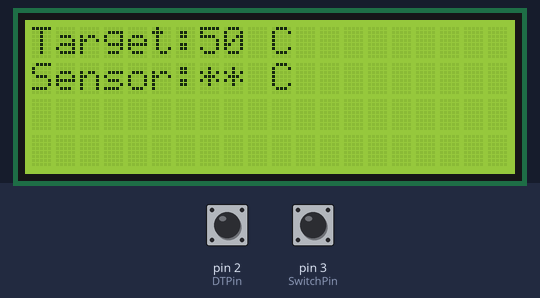
The sketch below on a simulated Arduino Uno, built with avr-gcc and run on an emulated ATmega328P. Parts: 20×4 character LCD. The inputs (shaded band) are chosen by the test bench; at power-on: pin 2 (DTPin) HIGH, pin 3 (SwitchPin) HIGH. What the sketch prints to the serial monitor is not drawn.

Above: at 1.2 s.
1.3 s: pin 2 (DTPin) pulled LOW for 0.15 s
At 1.38 s:
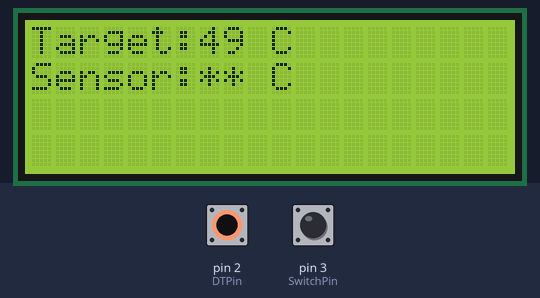
3.5 s: pin 2 (DTPin) pulled LOW for 1 s
At 4.3 s:
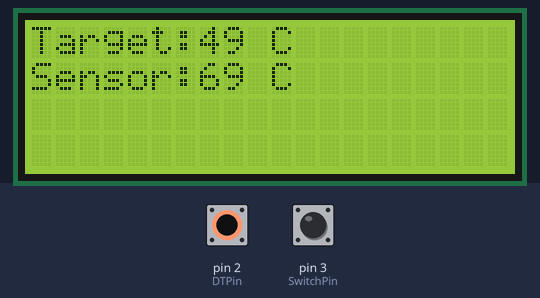
Timing chart, 0 to 6.5 s (numbered marks = the images above; inputs shaded):
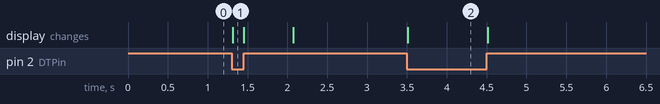

Measured:
- after the input at 1.3 s, the display: changes at once (image 1)
- after the input at 3.5 s, the display: changes at once (image 2)

The sketch:

encodeur_rotatif.ino
```cpp
////////////////////////////////////////////////////////////////////////////////
//////////////////////// BRANCHEMENTS /////////////////////////////////////////
///////////////////////////////////////////////////////////////////////////////

/*
 *
 * clk ------- 1
 * DT  ------- 2
 * SW  ------- 3
 *  +  ------- +5V
 * GND ------- GND
 *
 */


///////////////////////////////////////////////////////////////////////////////
//////////////////////// MAIN CODE // /////////////////////////////////////////
///////////////////////////////////////////////////////////////////////////////

#include <Wire.h>
#include <LiquidCrystal_I2C.h>

LiquidCrystal_I2C lcd(0x20,20,4) ;


#define clkPin 1
#define DTPin 2
#define SwitchPin 3
volatile int encoder_pos = 50;
int old_encoder_pos = 0;

bool sw_button = false;

int mesured_temp = 69;


uint32_t prec_time;

void setup() {
  // put your setup code here, to run once:
  lcd.init();
  Serial.begin(9600);
  pinMode(clkPin,INPUT_PULLUP);
  pinMode(DTPin,INPUT_PULLUP);
  pinMode(SwitchPin,INPUT_PULLUP);
  attachInterrupt(0,rotary_encoder,CHANGE);
  attachInterrupt(digitalPinToInterrupt(3),switch_handler,RISING);

  prec_time = millis();

  lcd.backlight();
  lcd.clear();
  lcd.print("Target:50 C");
  lcd.setCursor(0,1);
  lcd.print("Sensor:** C");

}

void loop() {
  // put your main code here, to run repeatedly:
  if (encoder_pos!=old_encoder_pos)
  {
    old_encoder_pos = encoder_pos;
    Serial.println(encoder_pos);
    write_target_temp();
  }

  if(sw_button)
  {
    sw_button=false;
    Serial.println("BOUTTON !!");
  }

  if (millis() - prec_time > 2000)
  {
    write_sensor_temp();

    prec_time = millis();
  }
}


///////////////////////////////////////////////////////////////////////////////
//////////////////////// USEFUL FUNCTION //////////////////////////////////////
///////////////////////////////////////////////////////////////////////////////


void rotary_encoder(){
  int VB = digitalRead(clkPin);
  int VA = digitalRead(DTPin);
  if (VA==VB) {
    ++encoder_pos;
  }
  else{
    --encoder_pos;
  }
}

void switch_handler()
{
  sw_button=true;
}

void write_target_temp()
{
  lcd.setCursor(7,0);
  String message = String(encoder_pos)+" C        ";
  lcd.print(message);
}

void write_sensor_temp()
{

  lcd.setCursor(7,1);
  String message = String(mesured_temp)+" C        ";
  lcd.print(message);
}
```
